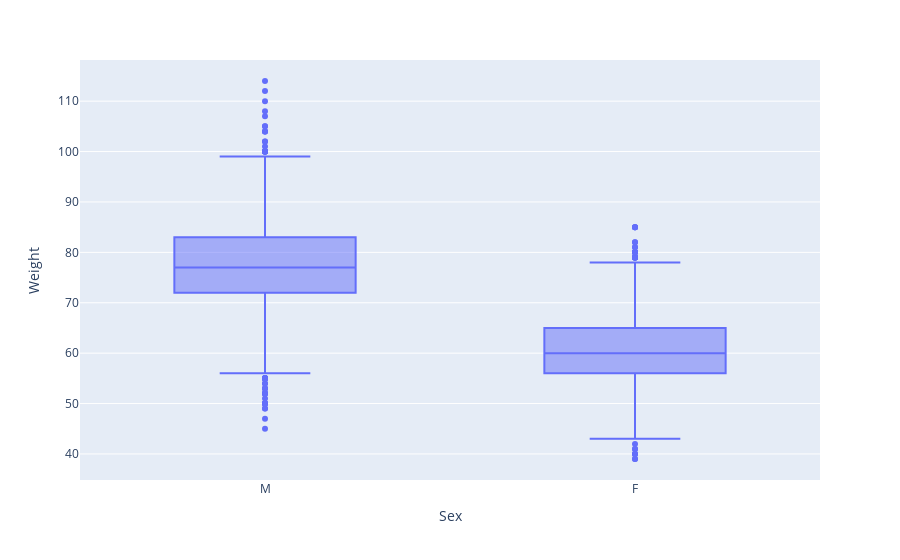

Notebook code cell kept with this figure:
### Code cell
# выполняем аналогичный код для веса
px.box(swimmers.groupby(['ID', 'Sex'], as_index=False).agg({'Weight': 'min'}).dropna(), y='Weight', x='Sex')

### Figure 1 — Plotly figure (JSON) as saved in the notebook; plotly's stock layout.template omitted (floating-point values rounded to 4 significant figures; data arrays with more than 128 entries replaced by an {"elided": "..."} marker saying what was removed)
{"data": [{"alignmentgroup": "True", "hovertemplate": "Sex=%{x}<br>Weight=%{y}<extra></extra>", "legendgroup": "", "marker": {"color": "#636efa"}, "name": "", "notched": false, "offsetgroup": "", "orientation": "v", "showlegend": false, "type": "box", "x": {"elided": "6483 str values"}, "x0": " ", "xaxis": "x", "y": {"elided": "6483 float values"}, "y0": " ", "yaxis": "y"}], "layout": {"boxmode": "group", "legend": {"tracegroupgap": 0}, "margin": {"t": 60}, "xaxis": {"anchor": "y", "domain": [0, 1], "title": {"text": "Sex"}}, "yaxis": {"anchor": "x", "domain": [0, 1], "title": {"text": "Weight"}}}}
